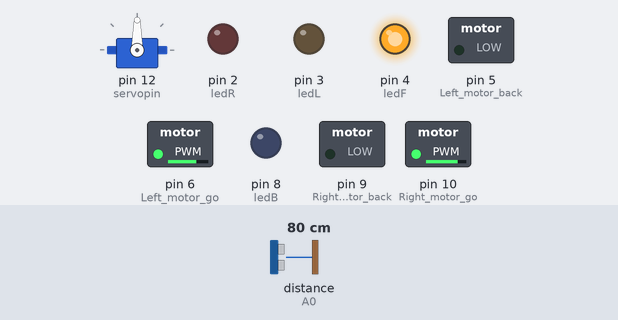
A sketch run on a simulated Arduino Uno, built with avr-gcc and run on an emulated ATmega328P. On the bench: servo, switched loads named in the sketch (green lamp = pin HIGH), output pins drawn as LEDs (lit = HIGH). Wiring (inferred from the names in the program): ultrasonic range finder: trigger A1; echo A0; servo: signal pin 12. Dashed ring = blinking. The test bench sets the inputs (shaded band); at power-on: distance to the obstacle (sensor on A0) 80 cm. The echo pulse lasts 58.3 µs per cm; servo pulses on a pin are drawn as a servo (544–2400 µs = 0–180°); pins used as bus, display or sensor lines are not drawn.

Above: at 1.2 s.
1.3 s: distance to the obstacle (sensor on A0) set to 35 cm
2.8 s: distance to the obstacle (sensor on A0) set to 30 cm
At 3.06 s:
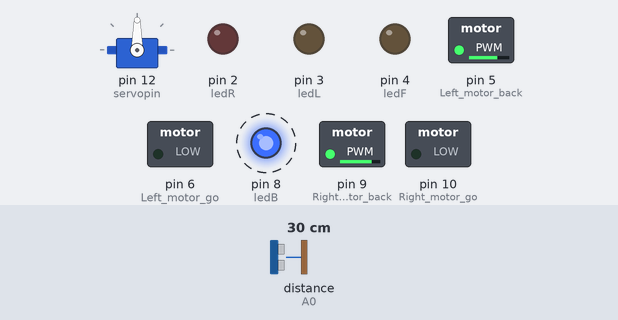
5.8 s: distance to the obstacle (sensor on A0) set to 60 cm
At 6.18 s:
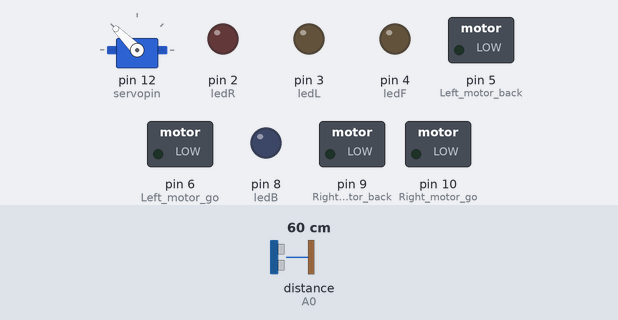
8.8 s: distance to the obstacle (sensor on A0) set to 2 cm
At 9.95 s:
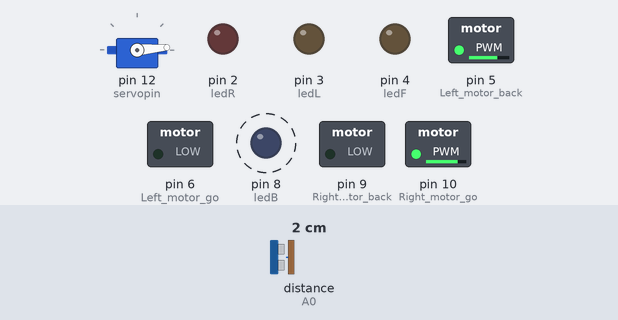
11.8 s: distance to the obstacle (sensor on A0) set to 120 cm
At 12.42 s:
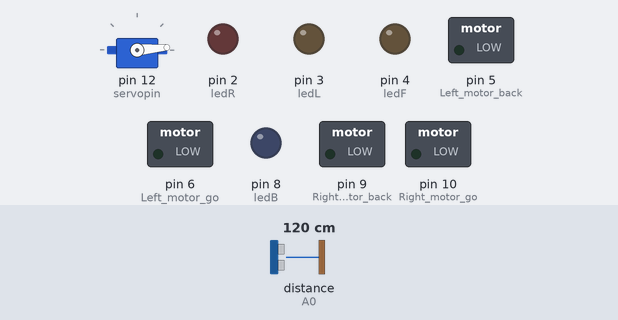
Timing chart, 0 to 14.8 s (numbered marks = the images above; inputs shaded):
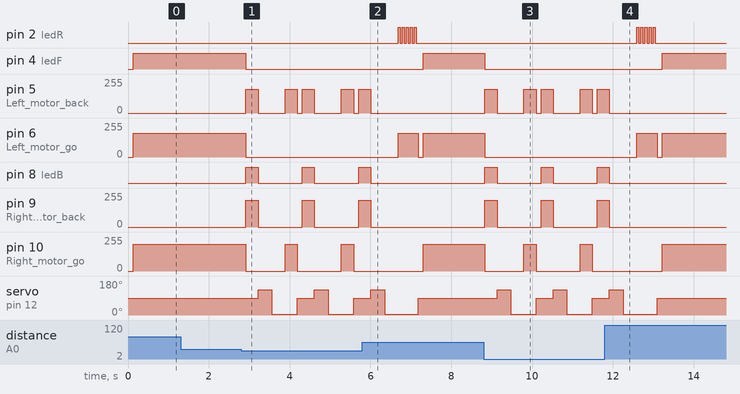

The sketch:

_2mode.ino
```cpp
int Echo =A0;  // Echo回声脚(P2.0)
int Trig =A1;  //  Trig 触发脚(P2.1)

int Front_Distance = 0;
int Left_Distance = 0;
int Right_Distance = 0;

int Left_motor_back=5;     //左电机后退(IN1)
int Left_motor_go=6;     //左电机前进(IN2)

int Right_motor_back=9;  // 右电机后退(IN4)
int Right_motor_go=10;    // 右电机前进(IN3)

int servopin=12;//设置舵机驱动脚到数字口12
int myangle;//定义角度变量
int pulsewidth;//定义脉宽变量
int val;

int ledR=2;
int ledL=3;
int ledF=4;
int ledB=8;

//int SensorLeft=7;
//int SL;    //左红外传感器状态
//定义模式 1-手动模式 2-自动避障模式
int MODE = 1;
char getstr;
void setup()
{
  Serial.begin(9600);     // 初始化串口
  //初始化电机驱动IO为输出方式
  pinMode(Left_motor_go,OUTPUT); // PIN 5 (PWM)
  pinMode(Left_motor_back,OUTPUT); // PIN 6 (PWM)
  pinMode(Right_motor_go,OUTPUT);// PIN 9 (PWM)
  pinMode(Right_motor_back,OUTPUT);// PIN 10 (PWM)

  //初始化超声波引脚
  pinMode(Echo, INPUT);
  pinMode(Trig, OUTPUT);   // 定义超声波输出脚
  //pinMode(SensorRight_2, INPUT); //定义右红外传感器为输入
  pinMode(servopin,OUTPUT);//设定舵机接口为输出接口

  pinMode(ledR,OUTPUT);
  pinMode(ledL,OUTPUT);
  pinMode(ledF,OUTPUT);
  pinMode(ledB,OUTPUT);

  //pinMode(SensorLeft, INPUT);
}
void loop()
{
  /*if(MODE==1){  //手动模式
    while(Serial.available()){
      getstr=Serial.read();
      if(getstr=='h'){
        MODE=1;
      }else if(getstr=='a'){
        MODE=2;
      }
      if(MODE!=1)
        break;
    }
    _hand();
  }
  if(MODE==2){
    if(Serial.available()){
      getstr=Serial.read();
      if(getstr=='h'){
        MODE=1;
      }else if(getstr=='a'){
        MODE=2;
      }
    }*/
   while(1)
    _auto();
  //}
}
//=======================智能小车的基本动作=========================
void forward()     // 前进
{
  ledoff(); //关闭所有LED
  ledf(); //运行大灯函数
  analogWrite(Right_motor_go,200);//右电机前进，PWM比例0~255调速，左右轮差异略增减
  analogWrite(Right_motor_back,0);
  analogWrite(Left_motor_go,180);// 左电机前进，PWM比例0~255调速，左右轮差异略增减
  analogWrite(Left_motor_back,0);
}

void brake()         //刹车，停车
{
  ledoff();
  digitalWrite(Right_motor_go,LOW);
  digitalWrite(Right_motor_back,LOW);
  digitalWrite(Left_motor_go,LOW);
  digitalWrite(Left_motor_back,LOW);
}

void left()         //左转(左轮不动，右轮前进)
{
  ledoff();
  analogWrite(Right_motor_go,200); //右电机前进，PWM比例0~255调速
  analogWrite(Right_motor_back,0);
  digitalWrite(Left_motor_go,LOW);   //左轮不动
  digitalWrite(Left_motor_back,LOW);
  for (int x=0;x<5;x++){
    ledl();
  }
}

void spin_left()         //左转(左轮后退，右轮前进)
{
  analogWrite(Right_motor_go,200); //右电机前进，PWM比例0~255调速
  analogWrite(Right_motor_back,0);

  analogWrite(Left_motor_go,0);
  analogWrite(Left_motor_back,180);//左轮后退PWM比例0~255调速
}

void right()        //右转(右轮不动，左轮前进)
{
  ledoff();
  digitalWrite(Right_motor_go,LOW);   //右电机不动
  digitalWrite(Right_motor_back,LOW);

  analogWrite(Left_motor_go,180);
  analogWrite(Left_motor_back,0);//左电机前进，PWM比例0~255调速
  for (int x=0;x<5;x++){
    ledr();
  }
}


void spin_right()        //右转(右轮后退，左轮前进)
{
  analogWrite(Right_motor_go,0);
  analogWrite(Right_motor_back,200);//右电机后退，PWM比例0~255调速
  analogWrite(Left_motor_go,180); //左电机前进，PWM比例0~255调速
  analogWrite(Left_motor_back,0);
}

void back()          //后退
{
  ledoff();
  ledb();
  analogWrite(Right_motor_go,0);
  analogWrite(Right_motor_back,200);//右轮后退，PWM比例0~255调速

  analogWrite(Left_motor_go,0);
  analogWrite(Left_motor_back,180);//左轮后退，PWM比例0~255调速
  ledb();
}
//==========================================================

float Distance_test()   // 量出前方距离
{
  digitalWrite(Trig, LOW);   // 给触发脚低电平2μs
  delayMicroseconds(2);
  digitalWrite(Trig, HIGH);  // 给触发脚高电平10μs，这里至少是10μs
  delayMicroseconds(10);
  digitalWrite(Trig, LOW);    // 持续给触发脚低电
  float Fdistance = pulseIn(Echo, HIGH);  // 读取高电平时间(单位：微秒)
  Fdistance= Fdistance/58;       //为什么除以58等于厘米，  Y米=（X秒*344）/2
  // X秒=（ 2*Y米）/344 ==》X秒=0.0058*Y米 ==》厘米=微秒/58
  //Serial.print("Distance:");      //输出距离（单位：厘米）
  //Serial.println(Fdistance);         //显示距离
  //Distance = Fdistance;
  return Fdistance;
}

//让舵机转到指定的角度myangle
void servopulse(int servopin,int myangle)/*定义一个脉冲函数，用来模拟方式产生PWM值*/
{
  pulsewidth=(myangle*11)+500;//将角度转化为500-2480 的脉宽值
  digitalWrite(servopin,HIGH);//将舵机接口电平置高
  delayMicroseconds(pulsewidth);//延时脉宽值的微秒数
  digitalWrite(servopin,LOW);//将舵机接口电平置低
  delay(20-pulsewidth/1000);//延时周期内剩余时间
}

void front_detection()
{
  //此处循环次数减少，为了增加小车遇到障碍物的反应速度
  for(int i=0;i<=5;i++) //产生PWM个数，等效延时以保证能转到响应角度
  {
    servopulse(servopin,90);//模拟产生PWM
  }
  Front_Distance = Distance_test();
}

void left_detection()
{
  for(int i=0;i<=15;i++) //产生PWM个数，等效延时以保证能转到响应角度
  {
    servopulse(servopin,135);//模拟产生PWM
  }
  Left_Distance = Distance_test();
}

void right_detection()
{
  for(int i=0;i<=15;i++) //产生PWM个数，等效延时以保证能转到响应角度
  {
    servopulse(servopin,5);//模拟产生PWM
  }
  Right_Distance = Distance_test();
}
//===========================================================

void _hand()
{
     if(getstr=='f')
      {
        forward();
      }
      else if(getstr=='b'){
        back();
      }
      else if(getstr=='l'){

        left();
      }
      else if(getstr=='r'){
        right();
      }

      else if(getstr=='s'){
        brake();
      }
}
void _auto()
{
    front_detection();//测量前方距离
    if(Front_Distance < 32)//当遇到障碍物时
    {
      back();//后退减速
      delay(300);//200
      brake();//停下来做测距
      left_detection();//测量左边距障碍物距离
      right_detection();//测量右边距障碍物距离

      if((Left_Distance < 35 ) && (Right_Distance < 35)){ //当左右两侧均有障碍物靠得比较近
        spin_left();//旋转掉头
        delay(300);
        brake();/////刹车，稳定方向
      }else if(Left_Distance > Right_Distance)//左边比右边空旷
      {
        left();//左转
       // delay(500);//300
        brake();//刹车，稳定方向
      }
      else//右边比左边空旷
      {
        right();//右转
        //delay(500);//300
        brake();//刹车，稳定方向
      }
    }
    else
    {
      forward(); //无障碍物，直行
    }
}

void ledr(){
digitalWrite(ledR,HIGH);
delay(50);
digitalWrite(ledR,LOW);
delay(50);
}
void ledl(){
digitalWrite(ledL,HIGH);
delay(50);
digitalWrite(ledL,LOW);
delay(50);
}
void ledb(){
digitalWrite(ledB,HIGH);
}
void ledf(){
digitalWrite(ledF,HIGH);
}
void ledoff(){
digitalWrite(ledR,LOW);
digitalWrite(ledL,LOW);
digitalWrite(ledF,LOW);
digitalWrite(ledB,LOW);
}
```

Measured:
- the behaviour switches between 33 and 32 cm on distance to the obstacle (sensor on A0) (found by bisection; images 0 and 1)
- after the input at 2.8 s, pin 4 (ledF): HIGH → LOW after 0.12 s; pin 5 (Left_motor_back): 0/255 → 180/255 after 0.12 s, → 0/255 0.30 s later, → 180/255 0.67 s later, → 0/255 0.30 s later, … (9 changes in this stretch)
- after the input at 5.8 s, pin 2 (ledR): alternates HIGH for 0.05 s and LOW for 0.05 s, 10 changes in all, then stays LOW, starting after 0.88 s; pin 4 (ledF): LOW → HIGH after 1.5 s
- after the input at 8.8 s, pin 4 (ledF): HIGH → LOW at once; pin 5 (Left_motor_back): 0/255 → 180/255 at once, → 0/255 0.30 s later, → 180/255 0.67 s later, → 0/255 0.30 s later, … (9 changes in this stretch)
- after the input at 11.8 s, pin 2 (ledR): alternates HIGH for 0.05 s and LOW for 0.05 s, 10 changes in all, then stays LOW, starting after 0.79 s; pin 4 (ledF): LOW → HIGH after 1.4 s
